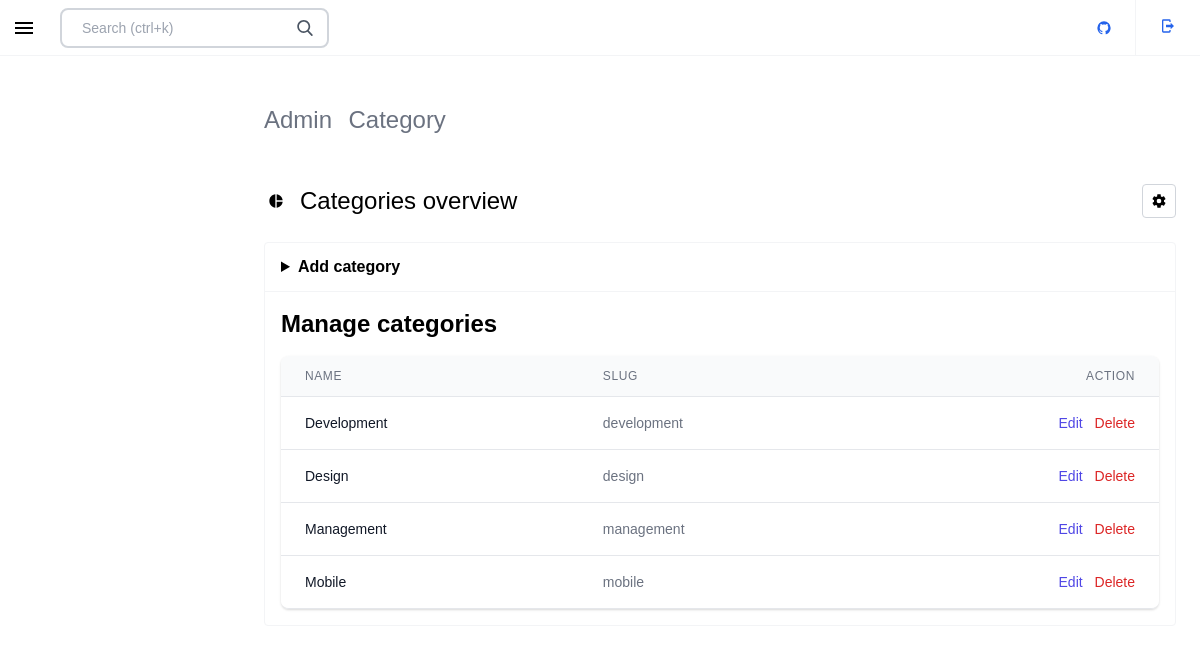
The page /admin/index.php?cat (signed in) on the database its author committed.
### tables this page shows
CREATE TABLE `categories` (
  `cat_id` int NOT NULL AUTO_INCREMENT,
  `cat_name` varchar(32) DEFAULT NULL,
  `slug` varchar(32) DEFAULT NULL,
  PRIMARY KEY (`cat_id`)
);

### admin/inc/function.php (called while the page is built, shortened)
<?php
function select_categories()
{
    include($_SERVER['DOCUMENT_ROOT'] . "/ELearning/admin/inc/connect.php");
    $sel_cat = $con->prepare("select * from categories");
    $sel_cat->setFetchMode(PDO::FETCH_ASSOC);
    $sel_cat->execute();
    $cats = array();
    while ($row = $sel_cat->fetch()) {
        array_push($cats, array("name" => $row["cat_name"], "id" => $row["cat_id"], "slug" => $row["slug"]));
    }
    return $cats;
}

### admin/inc/category/category.php (the view, shortened to what this page needs)
<div class="">
    <section class="p-6">
        <div class="justify-between items-center block md:flex">
            <div class="flex shrink-0 grow-0 items-center justify-center mb-6 md:mb-0">
                <ul>
                    <li class="title-stack-item inline-block pr-3 text-2xl text-gray-500 dark:text-gray-400 last:pr-0 last:font-black last:text-black dark:text-gray-100" data-v-fecf18ac="">Admin</li>
                    <li class="title-stack-item inline-block pr-3 text-2xl text-gray-500 dark:text-gray-400 last:pr-0 last:font-black last:text-black dark:text-gray-100" data-v-fecf18ac="">Category</li>
                </ul>
            </div>
        </div>
    </section>
    <section class="px-0 md:px-6 py-6">
        <section class="px-6 sm:px-0 mb-6 flex items-center justify-between">
            <div class="flex items-center justify-start"><span class="inline-flex justify-center items-center w-6 h-6 mr-3"><svg viewBox="0 0 24 24" width="16" height="16" class="inline-block">
                        <path fill="currentColor" d="M11,2V22C5.9,21.5 2,17.2 2,12C2,6.8 5.9,2.5 11,2M13,2V11H22C21.5,6.2 17.8,2.5 13,2M13,13V22C17.7,21.5 21.5,17.8 22,13H13Z" style="--darkreader-inline-fill:currentColor;" data-darkreader-inline-fill=""></path>
                    </svg></span>
                <h1 class="text-2xl">Categories overview</h1>
            </div><button class="inline-flex cursor-pointer justify-center items-center whitespace-nowrap focus:outline-none transition-colors focus:ring duration-150 border rounded ring-blue-700 p-1 bg-white text-black border-gray-300 hover:bg-gray-50" type="button"><span class="inline-flex justify-center items-center w-6 h-6"></span>
            </button>
        </section>
        <div class="md:rounded border-gray-100 dark:bg-gray-900/70 bg-white border dark:border-gray-800 mb-6">
            <header class="border-gray-100 flex items-stretch border-b dark:border-gray-800">
                <div class="flex items-center py-3 flex-grow font-bold px-4">
                    <details class="w-full">
                        <summary>Add category</summary>
                    </details>
                </div>
            </header>
            <div class="flex flex-col flex-grow mt-4">
                <div class="flex items-center justify-between px-4">
                    <p class="text-2xl font-bold">Manage categories</p>
                </div>
                <div class="my-2">
                    <div class="py-2 align-middle px-4">
                        <div class="shadow overflow-hidden border-b border-gray-200 sm:rounded-lg">
                            <table class="divide-y divide-gray-200 min-w-full">
                                <thead class="bg-gray-50">
                                    <tr>
                                        <th scope="col" class="px-6 py-3 text-left text-xs font-medium text-gray-500 uppercase tracking-wider">Name</th>
                                        <th scope="col" class="px-6 py-3 text-left text-xs font-medium text-gray-500 uppercase tracking-wider">Slug</th>
                                        <th scope="col" class="px-6 py-3 text-left text-xs font-medium text-gray-500 uppercase tracking-wider text-right">Action</th>
                                    </tr>
                                </thead>
                                <tbody class="bg-white divide-y divide-gray-200">
                                    <?php
                                    $cats = select_categories();
                                    foreach ($cats as $cat) {
                                    ?>
                                        <tr>
                                            <td class="px-6 py-4 whitespace-nowrap">
                                                <div class="flex items-center">
                                                    <div class="text-sm font-medium text-gray-900"> <?php echo $cat['name'] ?> </div>
                                                </div>
                                            </td>
                                            <td class="px-6 py-4 whitespace-nowrap text-sm text-gray-500"><?php echo $cat['slug'] ?></td>
                                            <td class="px-6 py-4 whitespace-nowrap text-right text-sm font-medium">
                                                <a href="index.php?edit_cat=<?php echo $cat['id'] ?>" class="text-indigo-600 hover:text-indigo-900">Edit</a>
                                                <a href="index.php?del_cat=<?php echo $cat['id'] ?>" class="text-red-600 hover:text-red-900 ml-2" onclick="return confirm('Are you sure?');">Delete</a>
                                            </td>
                                        </tr>
                                    <?php }
                                    ?>
                                </tbody>
                            </table>
                        </div>
                    </div>
                </div>
            </div>
        </div>
    </section>
</div>

### admin/css/style.css (style rules this page uses)
* { margin: 0; padding: 0; font-family: 'Lucida Sans', 'Lucida Sans Regular', 'Lucida Grande', 'Lucida Sans Unicode', Geneva, Verdana, sans-serif; }
.text-right { text-align: right; }
summary { cursor: pointer; }

### rows shown on the page
categories: cat_name "Development", slug "development"
categories: cat_name "Design", slug "design"
categories: cat_name "Management", slug "management"
categories: cat_name "Mobile", slug "mobile"
